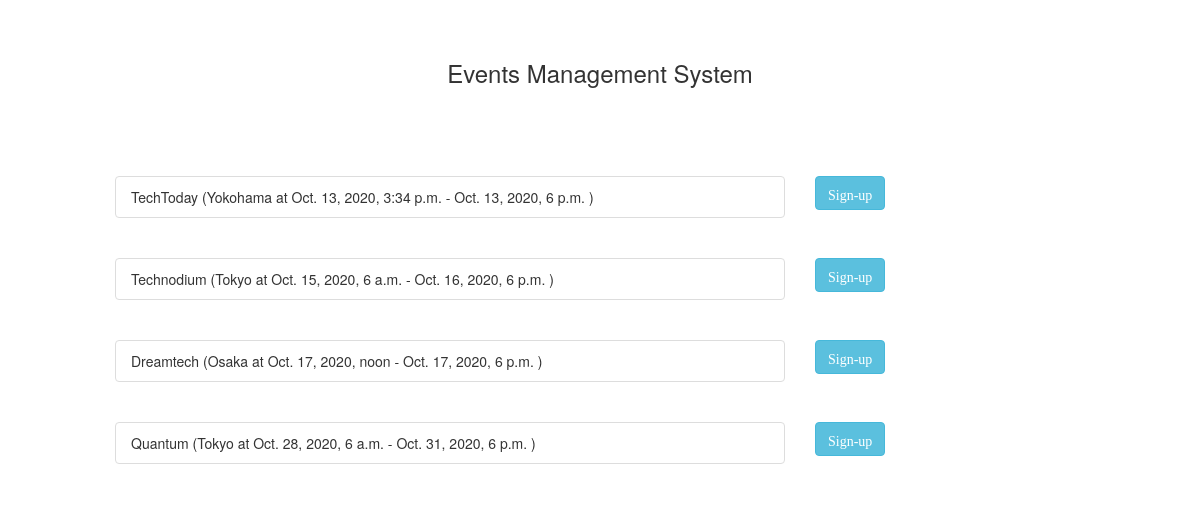
The page / on the database its author committed.
### eviteapi/models.py (models this page shows, shortened)
class Event(models.Model):
    event_id = models.CharField(max_length=100, unique=True)
    name = models.CharField(max_length=200)
    location = models.CharField(max_length=200)
    start_time = models.DateTimeField()
    end_time = models.DateTimeField()

### event/views.py (the view)
# urls.py: path('', views.IndexView.as_view(), name='index'),
class IndexView(ListView):
    template_name = 'event/index.html'
    context_object_name = 'event_list'
    def get_queryset(self):
        return Event.objects.all().order_by('start_time')

### event/templates/event/index.html (shortened to what this page needs)
{% extends 'event/base.html' %}
{% block content %}
    <div class="container-fluid">
        <div class="row">
            <div class="col-md-10 col-xs-10 col-sm-10">
                <br/>
                <br/>
                <h3 class="round3" style="text-align:center;">Events Management System</h3>
            </div>
        </div>
        <div class="row">
            <div class="col-md-10 col-xs-10 col-sm-10"></div>
            <div class="col-md-2 col-xs-1 col-sm-1">
                <br/>
                <br/>
                <br/>
            </div>
        </div>
        <br/>
        {% for event in event_list %}
            <div class="row">
                <div class="col-md-1 col-xs-1 col-sm-1"></div>
                <div class="col-md-7 col-xs-7 col-sm-7">
                    <ul class="list-group">
                        <li class="list-group-item ">
                            {{ event.name }} ({{ event.location }} at {{ event.start_time }} - {{ event.end_time }} )
                        </li>
                    </ul>
                    <br>
                </div>
                <div class="col-md-1 col-xs-1 col-sm-1">
                    <a href="{% url 'event_signup' event.pk %}">
                        <button type="button" class="btn btn-info">
                            <span class="glyphicon">Sign-up</span>
                        </button>
                    </a>
                </div>
                <div class="col-md-1 col-xs-1 col-sm-1"></div>
            </div>
        {% endfor %}
    </div>
{% endblock %}

### rows shown on the page
Event: name "TechToday", location "Yokohama", start_time "Oct. 13, 2020, 3:34 p.m.", end_time "Oct. 13, 2020, 6 p.m."
Event: name "Technodium", location "Tokyo", start_time "Oct. 15, 2020, 6 a.m.", end_time "Oct. 16, 2020, 6 p.m."
Event: name "Dreamtech", location "Osaka", start_time "Oct. 17, 2020, noon", end_time "Oct. 17, 2020, 6 p.m."
Event: name "Quantum", location "Tokyo", start_time "Oct. 28, 2020, 6 a.m.", end_time "Oct. 31, 2020, 6 p.m."
